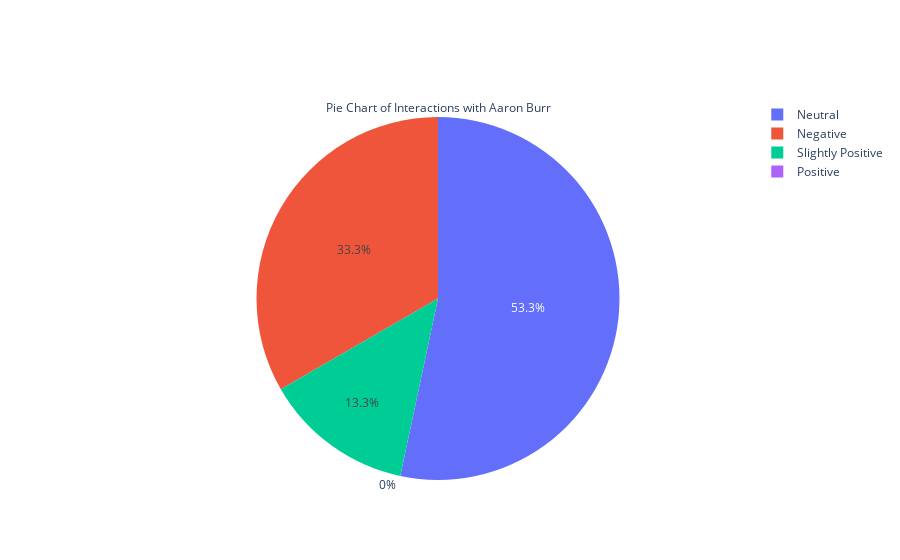

Notebook cell for this chart:
### Code cell
import plotly.graph_objects as go

#print(sentiment_analysis)

#print(list(sentiment_analysis.values))
fig = go.Figure(data=[go.Pie(labels=names_analysis, values=sentiment_analysis, title="Pie Chart of Interactions with Aaron Burr")])
fig.show()

### Figure 1 — Plotly figure (JSON) as saved in the notebook; plotly's stock layout.template omitted (floating-point values rounded to 4 significant figures)
{"data": [{"labels": ["Positive", "Slightly Positive", "Neutral", "Negative"], "title": {"text": "Pie Chart of Interactions with Aaron Burr"}, "type": "pie", "values": [0, 2, 8, 5]}], "layout": {}}
